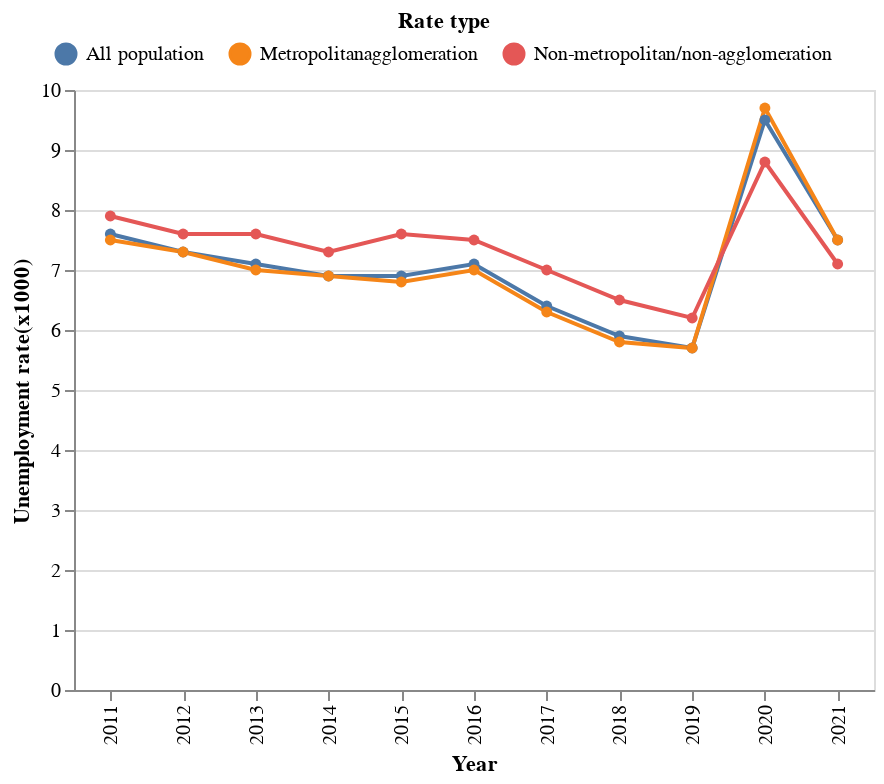

Notebook cell for this chart:
### Code cell
alt.Chart(unemploy_df).mark_line(
    point=alt.OverlayMarkDef(color="blue")
).encode(
    x='Year',
    y='Unemployment rate(x1000)',
    color = alt.Color('Rate type', legend=alt.Legend(
        orient='none',
        legendX=-10, legendY=-40,
        direction='horizontal',
        titleAnchor='middle',titleLimit=1000)),
    tooltip=['Unemployment rate(x1000)','Rate type']
).properties(width=400, height=300).configure_legend(labelLimit= 0)

### Figure 1 — Vega-Lite specification as saved in the notebook (floating-point values rounded to 4 significant figures)
{"config": {"view": {"continuousWidth": 400, "continuousHeight": 300}, "legend": {"labelLimit": 0}}, "data": {"name": "data-6aac418f6ddb98056f4a30a10cb39d78"}, "mark": {"type": "line", "point": {"color": "blue"}}, "encoding": {"color": {"type": "nominal", "field": "Rate type", "legend": {"direction": "horizontal", "legendX": -10, "legendY": -40, "orient": "none", "titleAnchor": "middle", "titleLimit": 1000}}, "tooltip": [{"type": "quantitative", "field": "Unemployment rate(x1000)"}, {"type": "nominal", "field": "Rate type"}], "x": {"type": "nominal", "field": "Year"}, "y": {"type": "quantitative", "field": "Unemployment rate(x1000)"}}, "height": 300, "width": 400, "$schema": "https://vega.github.io/schema/vega-lite/v4.8.1.json", "datasets": {"data-6aac418f6ddb98056f4a30a10cb39d78": [{"Year": "2011", "Unemployment rate(x1000)": 7.6, "Rate type": "All population"}, {"Year": "2012", "Unemployment rate(x1000)": 7.3, "Rate type": "All population"}, {"Year": "2013", "Unemployment rate(x1000)": 7.1, "Rate type": "All population"}, {"Year": "2014", "Unemployment rate(x1000)": 6.9, "Rate type": "All population"}, {"Year": "2015", "Unemployment rate(x1000)": 6.9, "Rate type": "All population"}, {"Year": "2016", "Unemployment rate(x1000)": 7.1, "Rate type": "All population"}, {"Year": "2017", "Unemployment rate(x1000)": 6.4, "Rate type": "All population"}, {"Year": "2018", "Unemployment rate(x1000)": 5.9, "Rate type": "All population"}, {"Year": "2019", "Unemployment rate(x1000)": 5.7, "Rate type": "All population"}, {"Year": "2020", "Unemployment rate(x1000)": 9.5, "Rate type": "All population"}, {"Year": "2021", "Unemployment rate(x1000)": 7.5, "Rate type": "All population"}, {"Year": "2011", "Unemployment rate(x1000)": 7.5, "Rate type": "Metropolitanagglomeration"}, {"Year": "2012", "Unemployment rate(x1000)": 7.3, "Rate type": "Metropolitanagglomeration"}, {"Year": "2013", "Unemployment rate(x1000)": 7.0, "Rate type": "Metropolitanagglomeration"}, {"Year": "2014", "Unemployment rate(x1000)": 6.9, "Rate type": "Metropolitanagglomeration"}, {"Year": "2015", "Unemployment rate(x1000)": 6.8, "Rate type": "Metropolitanagglomeration"}, {"Year": "2016", "Unemployment rate(x1000)": 7.0, "Rate type": "Metropolitanagglomeration"}, {"Year": "2017", "Unemployment rate(x1000)": 6.3, "Rate type": "Metropolitanagglomeration"}, {"Year": "2018", "Unemployment rate(x1000)": 5.8, "Rate type": "Metropolitanagglomeration"}, {"Year": "2019", "Unemployment rate(x1000)": 5.7, "Rate type": "Metropolitanagglomeration"}, {"Year": "2020", "Unemployment rate(x1000)": 9.7, "Rate type": "Metropolitanagglomeration"}, {"Year": "2021", "Unemployment rate(x1000)": 7.5, "Rate type": "Metropolitanagglomeration"}, {"Year": "2011", "Unemployment rate(x1000)": 7.9, "Rate type": "Non-metropolitan/non-agglomeration"}, {"Year": "2012", "Unemployment rate(x1000)": 7.6, "Rate type": "Non-metropolitan/non-agglomeration"}, {"Year": "2013", "Unemployment rate(x1000)": 7.6, "Rate type": "Non-metropolitan/non-agglomeration"}, {"Year": "2014", "Unemployment rate(x1000)": 7.3, "Rate type": "Non-metropolitan/non-agglomeration"}, {"Year": "2015", "Unemployment rate(x1000)": 7.6, "Rate type": "Non-metropolitan/non-agglomeration"}, {"Year": "2016", "Unemployment rate(x1000)": 7.5, "Rate type": "Non-metropolitan/non-agglomeration"}, {"Year": "2017", "Unemployment rate(x1000)": 7.0, "Rate type": "Non-metropolitan/non-agglomeration"}, {"Year": "2018", "Unemployment rate(x1000)": 6.5, "Rate type": "Non-metropolitan/non-agglomeration"}, {"Year": "2019", "Unemployment rate(x1000)": 6.2, "Rate type": "Non-metropolitan/non-agglomeration"}, {"Year": "2020", "Unemployment rate(x1000)": 8.8, "Rate type": "Non-metropolitan/non-agglomeration"}, {"Year": "2021", "Unemployment rate(x1000)": 7.1, "Rate type": "Non-metropolitan/non-agglomeration"}]}}
